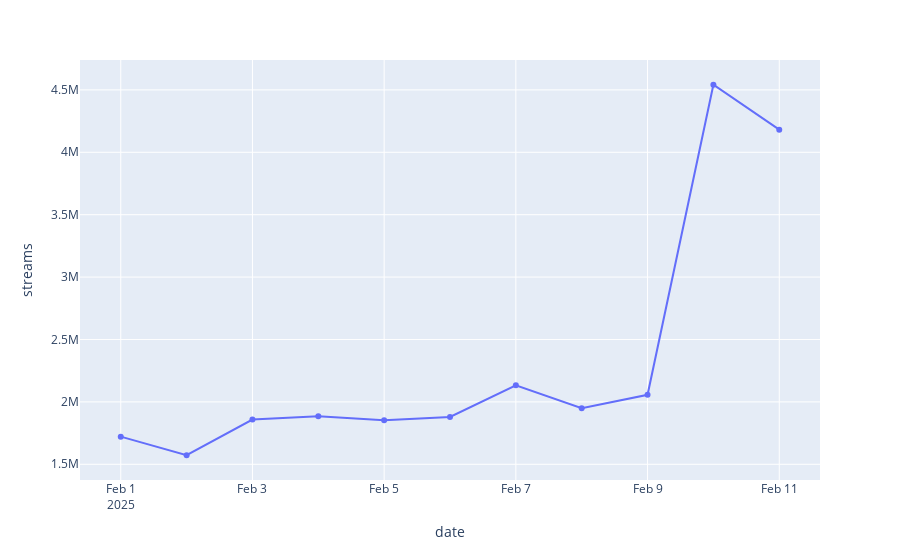

Notebook code cell kept with this figure:
### Markdown cell above
Visualize how the number of streams needed to be #1 changes over time.

### Code cell
import pandas as pd
import plotly.express as px

# read in the csv, convert date values, and sort by date
df = pd.read_csv("total.csv")
df["date"] = pd.to_datetime(df["date"])
df = df.sort_values("date")

top_daily_songs = df.loc[df.groupby("date")["streams"].idxmax()]

fig = px.line(top_daily_songs, x="date", y="streams",
              hover_data={"name": True, "streams": True},
              markers=True)

fig.show()

### Figure 1 — Plotly figure (JSON) as saved in the notebook; plotly's stock layout.template omitted (floating-point values rounded to 4 significant figures)
{"data": [{"customdata": [["Die With A Smile"], ["Die With A Smile"], ["Die With A Smile"], ["Die With A Smile"], ["Die With A Smile"], ["luther (with sza)"], ["Abracadabra"], ["luther (with sza)"], ["luther (with sza)"], ["Not Like Us"], ["Not Like Us"]], "hovertemplate": "date=%{x}<br>streams=%{y}<br>name=%{customdata[0]}<extra></extra>", "legendgroup": "", "line": {"color": "#636efa", "dash": "solid"}, "marker": {"symbol": "circle"}, "mode": "lines+markers", "name": "", "orientation": "v", "showlegend": false, "type": "scatter", "x": ["2025-02-01T00:00:00.000000000", "2025-02-02T00:00:00.000000000", "2025-02-03T00:00:00.000000000", "2025-02-04T00:00:00.000000000", "2025-02-05T00:00:00.000000000", "2025-02-06T00:00:00.000000000", "2025-02-07T00:00:00.000000000", "2025-02-08T00:00:00.000000000", "2025-02-09T00:00:00.000000000", "2025-02-10T00:00:00.000000000", "2025-02-11T00:00:00.000000000"], "xaxis": "x", "y": [1721631, 1572431, 1858088, 1884116, 1853314, 1878949, 2133314, 1949157, 2056773, 4541138, 4181459], "yaxis": "y"}], "layout": {"legend": {"tracegroupgap": 0}, "margin": {"t": 60}, "xaxis": {"anchor": "y", "domain": [0, 1], "title": {"text": "date"}}, "yaxis": {"anchor": "x", "domain": [0, 1], "title": {"text": "streams"}}}}
